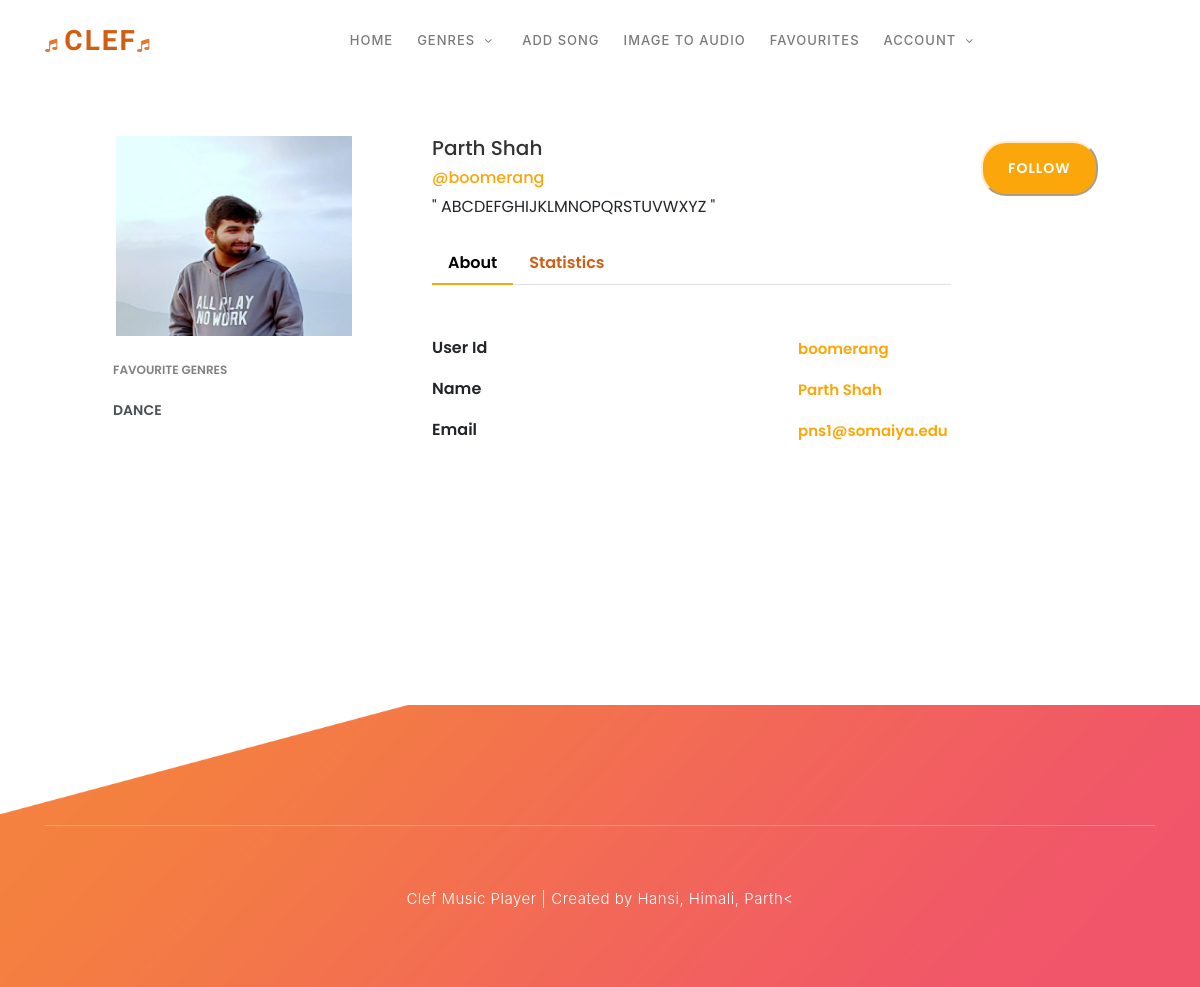
Before: /main/view_profile/27 (signed in) with the older database file.
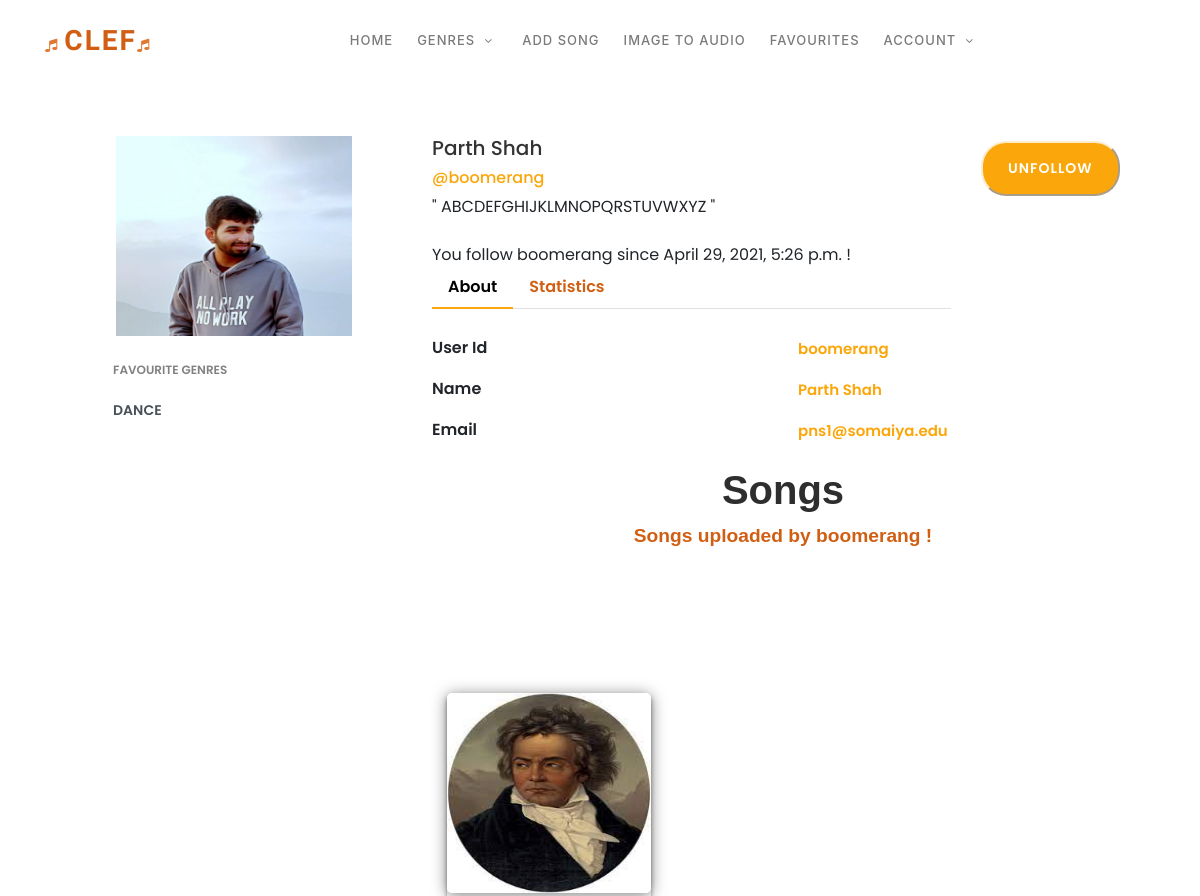
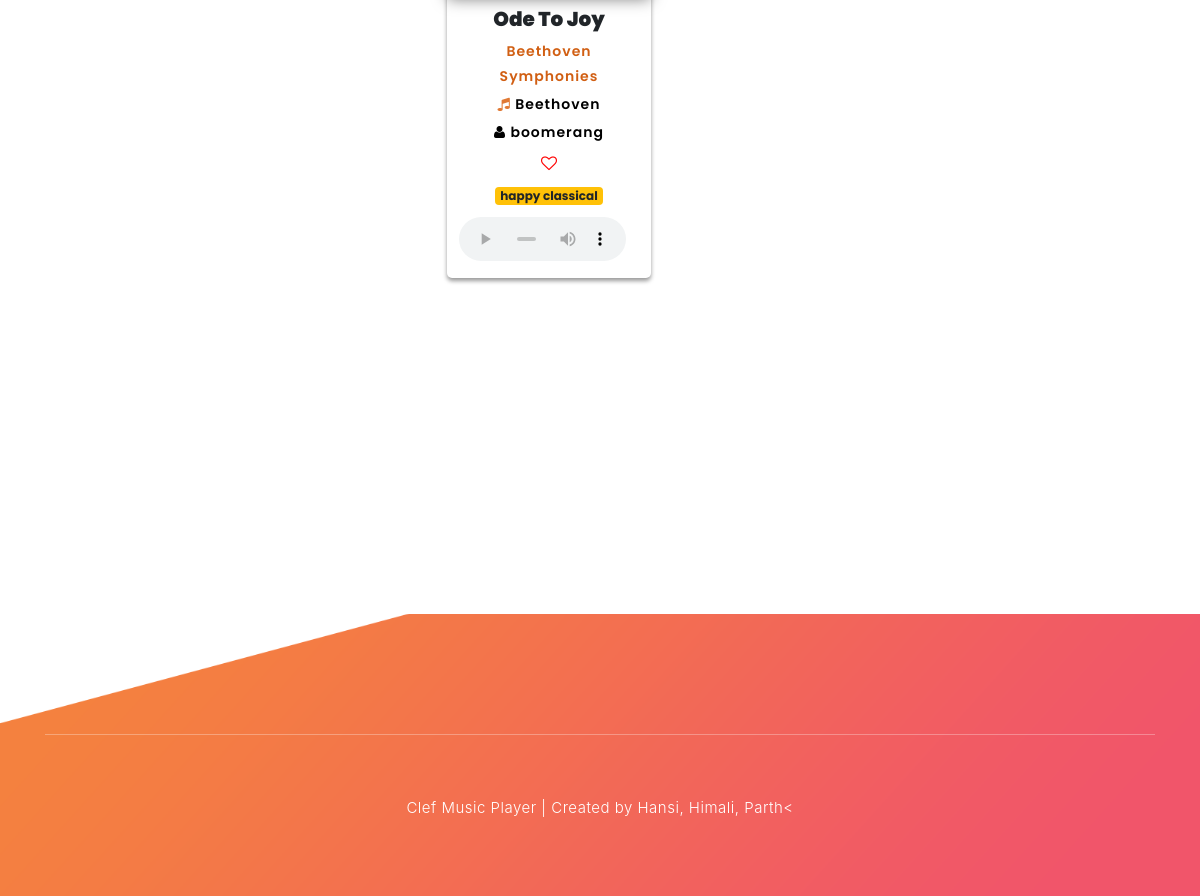
After: the same page with the newer database file (2 pictures, top to bottom).
### users/models.py (models this page shows, shortened)
class Profile(models.Model):
    user = models.OneToOneField(User, on_delete=models.CASCADE)
    bio = models.TextField(max_length=500, blank=True)
    pic = models.ImageField(default='user.png',upload_to='profile_pics')
    tags = models.CharField(max_length=50, blank=True)

### main/models.py (models this page shows, shortened)
class Friend(models.Model):
    user1 = models.ForeignKey(User,on_delete=models.CASCADE,related_name='user1')
    user2 = models.ForeignKey(User,on_delete=models.CASCADE,related_name='user2')
    profile2 = models.ForeignKey(Profile,on_delete=models.CASCADE,related_name='profile2')
    since = models.DateTimeField(auto_now_add=True)

class Song(models.Model):
    file_name = models.FileField(upload_to='songs',default='aot.mp3')
    title = models.CharField(max_length=100)
    artist = models.CharField(max_length=100,default=' ',blank=True)
    user = models.ForeignKey(User,on_delete=models.CASCADE,related_name='addedby')
    album = models.CharField(max_length=100, blank=True)
    tags = models.CharField(max_length=50, blank=True)
    cover_image = models.ImageField(default='default_cover.jpg',upload_to='cover_images')
    play_count = models.IntegerField(default=0)
    added_date = models.DateTimeField(auto_now_add=True)
    likedby = models.ManyToManyField(User,related_name='likedby',blank=True)
    is_pdf = models.BooleanField(default=False)
    def get_is_liked(self,user):
        objs = self.likedby.all()
        for obj in objs:
            if obj == user:
                return True
        return False
    class Meta:
        unique_together = [['user','title','added_date']]

### main/views.py (the view)
# urls.py: path('view_profile/<int:id>', views.view_profile, name='view_profile'),
def view_profile(request,id):
    if not request.user.is_authenticated:
        return redirect('errorpage')
    obj = User.objects.get(id=id)
    pro = Profile.objects.get(user=obj)
    my_tags = str(pro.tags).split(' ')
    my_tags = [i for i in my_tags if i]
    is_friend = False
    since = ''
    f = Friend.objects.all()
    f = f.filter(user1=request.user)
    for o in f:
        if o.user2 == obj:
            is_friend = True
            since = o.since
            break
    songs = Song.objects.all()
    mysongs = songs.filter(user=obj)
    favsongs = songs.filter(likedby=obj)
    song_count = len(mysongs)
    fav_count = len(favsongs)
    fr = Friend.objects.all()
    fr2 = fr.filter(user1=obj)
    following = len(fr2)
    followers = 0
    for o in fr:
        if o.user2 == obj:
            followers += 1
    if 'unfollow' in request.POST:
        f = Friend.objects.all()
        f1 = f.filter(user1 = request.user,user2=obj)
        f1.delete()
        messages.success(request,f'You have unfollowed {obj}!')
        return redirect('view_profile',id)
    if 'follow' in request.POST:
        Friend.objects.create(user1=request.user,user2=obj,profile2=pro)
        messages.success(request,f'You followed {obj}!')
        return redirect('view_profile',id)
    context = {
        'obj' : obj,
        'profile' : pro,
        'is_friend':is_friend,
        'since':since,
        'mysongs':mysongs,
        'count_my':song_count,
        'count_fav':fav_count,
        'following':following,
        'followers':followers,
        'my_tags':my_tags,
    }
    return render(request,'main/view_profile.html',context)

### main/templatetags/define_action.py (called while the page is built)
@register.filter
def get_liked(obj,user):
    return obj.get_is_liked(user)

### main/templates/main/view_profile.html (shortened to what the changed rows need)
{% include 'main/header.html' %}
{% load static %}
{% load define_action %}
<link href="//maxcdn.bootstrapcdn.com/bootstrap/4.1.1/css/bootstrap.min.css" rel="stylesheet" id="bootstrap-css">
<div class="container emp-profile">
            <form method="post">
                <div class="row">
                    <div class="col-md-4">
                        <div class="profile-img">
                            <img src="{{ profile.pic.url }}" alt=""/>
                        </div>
                    </div>
                    <div class="col-md-6">
                        <div class="profile-head">
                                    <h5>
                                        {{ obj.first_name }} {{ obj.last_name }}
                                    </h5>
                                    <h6>
                                        @{{ obj }}
                                    </h6>
                                    " {{ profile.bio }} " <br> <br>
                                    {% if is_friend == True %}
                                    You follow {{ obj }} since {{ since }} !
                                    {% endif %}
                            <ul class="nav nav-tabs" id="myTab" role="tablist">
                                <li class="nav-item">
                                </li>
                                <li class="nav-item">
                                </li>
                            </ul>
                        </div>
                    </div>
                    <div class="col-md-2">
                        <form class="form" method="POST">
                            {% if is_friend == True %}
                        <button class="main-button-slider" type="submit" name="unfollow" style="border-color: blanchedalmond;"> Unfollow </button>
                        {% else %}
                        <button class="main-button-slider" type="submit" name="follow" style="border-color: blanchedalmond;"> Follow </button>
                        {% endif %}
                           </form>
                    </div>
                </div>
                <div class="row">
                    <div class="col-md-4">
                        <div class="profile-work">
                            <p>FAVOURITE GENRES</p>
                            {% for x in my_tags %}
                            <a href="{% url 'tag' x %}" style="text-transform: uppercase;">{{ x }}</a><br/>
                            {% endfor %}
                        </div>
                    </div>
                    <div class="col-md-8">
                        <div class="tab-content profile-tab" id="myTabContent">
                            <div class="tab-pane fade show active" id="home" role="tabpanel" aria-labelledby="home-tab">
                                        <div class="row">
                                            <div class="col-md-6">
                                                <p>{{ obj }}</p>
                                            </div>
                                        </div>
                                        <div class="row">
                                            <div class="col-md-6">
                                                <p>{{ obj.first_name }} {{ obj.last_name }}</p>
                                            </div>
                                        </div>
                                        <div class="row">
                                            <div class="col-md-6">
                                                <p>{{ obj.email }}</p>
                                            </div>
                                        </div>
                            </div>
                                    {% if is_friend == True %}
                                    <div class="col-12 pageheading">
                                        <div class="page-title">Songs</div>
                                        <div class="subh">Songs uploaded by {{ obj }} !</div>
                                    </div>
      <div id="cards_landscape_wrap-2">
        <div class="container">
            <div class="row">
                {% for ob in mysongs %}
                <div class="col-sm-6 col-sm-4 col-md-4 col-lg-4">
                        <div class="card-flyer">
                            <div class="text-box">
                                <div class="image-box" style="position: relative;">
                                        <img src="{{ ob.cover_image.url }}" alt="" />
                                </div>
                                <div class="text-container">
                                    <h5 style="font-weight: 900;">{{ ob.title }}</h5>
                                    <p class="album" style="color: #d15f13;">{{ ob.album }}</p>
                                    <p class="sub"> <i class="fa fa-music"></i> {{ ob.artist }}</p>
                                    <p class="sub"> <i class="fa fa-user"></i> {{ ob.user }}</p>
                                    <form method="POST">
                                    {% if ob|get_liked:request.user == True %}
                                    <button id="swapHeart" class="btn btn-default" name="unsubscribe">
                                        <span class="fa fa-heart"> <span class="tooltip" style="margin-top: 20px;">Remove from favourites</span></span>
                                    </button>
                                    {% else %}
                                    <button id="swapHeart" class="btn btn-default" name="subscribe">
                                        <span class="fa fa-heart-o"> <span class="tooltip" style="margin-top: 20px;">Add to favourites</span></span>
                                    </button>
                                      {% endif %}
                                      <br>
                                    <a href="#"><span class="badge badge-warning"> {{ ob.tags }} </span></a> <br>
                                    <audio controls id="soundPlayer" onplay="sendCount({{ob.id}});">
                                        <source src="{{ ob.file_name.url }}" type="audio/mpeg">
                                    </audio>
                                </div>
                            </div>
                        </div>
                </div>
            </form>
                {% endfor %}
            </div>
    {% endif %}
                                </div>
                            </div>
                        </div>
                    </div>

Changed rows visible on the page:
added Friend: since "April 29, 2021, 5:26 p.m."
now on this page (row unchanged): Song: cover_image (picture), title "Ode To Joy", album "Beethoven Symphonies", artist "Beethoven", user "boomerang", tags "happy classical"
Other visible differences:
{{ obj }}: (not shown) → "boomerang"
text no longer shown: "FOLLOW"
text now shown: "You follow since ! UNFOLLOW Songs Songs uploaded by !"
